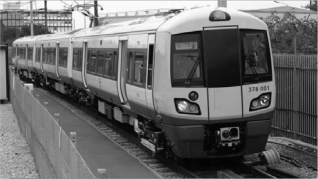
#> input picture Python/opencv/examples/Chapter02/images/train_input.png, 318 x 179 px, found by its file name
$ python 09_enhacing_contrast.py
#> lines starting #> are read from the running program, lines starting #| are printed output that depends on the picture
import cv2
import numpy as np

img = cv2.imread('/home/darthbison/code/Toolbelt/Python/opencv/examples/Chapter02/images/train_input.png', 0)
#> img: shape (179, 318); min 3, max 254, mean 103.7

# equalize the histogram of the input image
histeq = cv2.equalizeHist(img)
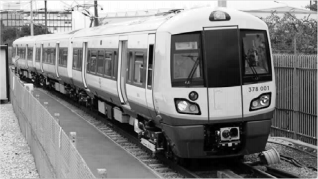
#> histeq: shape (179, 318); min 0, max 255, mean 128

cv2.imshow('Input', img)
cv2.imshow('Histogram equalized', histeq)
cv2.waitKey(0)

$ run again, with Python/opencv/examples/Chapter02/images/house_input.png copied over Python/opencv/examples/Chapter02/images/train_input.png
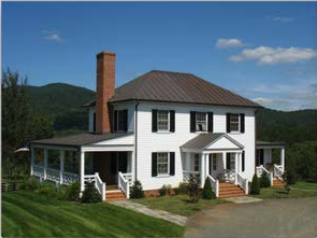
#> input picture Python/opencv/examples/Chapter02/images/house_input.png, 317 x 238 px, found by its file name
#> `img = cv2.imread('/home/darthbison/code/Toolbelt/Python/opencv/example..`:
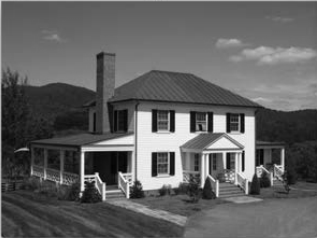
#> img: shape (238, 317); min 2, max 250, mean 97.2
#> `histeq = cv2.equalizeHist(img)`:
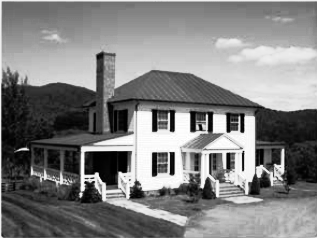
#> histeq: shape (238, 317); min 0, max 255, mean 128.4

$ run again, with Python/opencv/examples/Chapter02/images/image_02_008.png copied over Python/opencv/examples/Chapter02/images/train_input.png
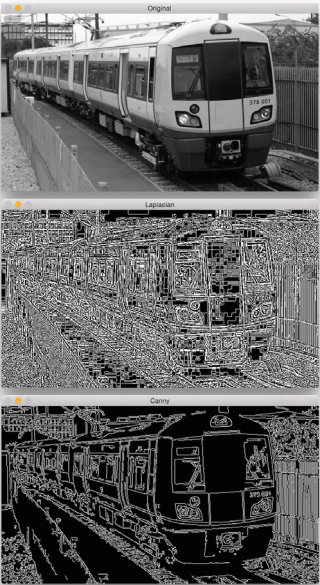
#> input picture Python/opencv/examples/Chapter02/images/image_02_008.png, 320 x 585 px, found by its file name
#> `histeq = cv2.equalizeHist(img)`:
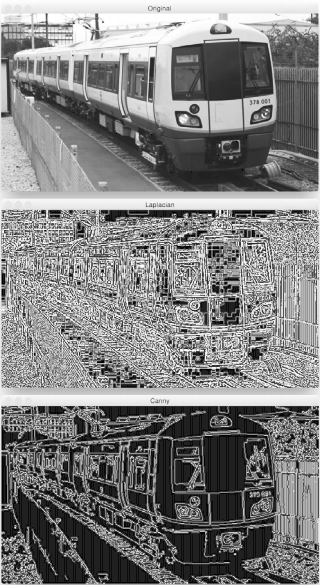
#> histeq: shape (585, 320); min 0, max 255, mean 128.8
